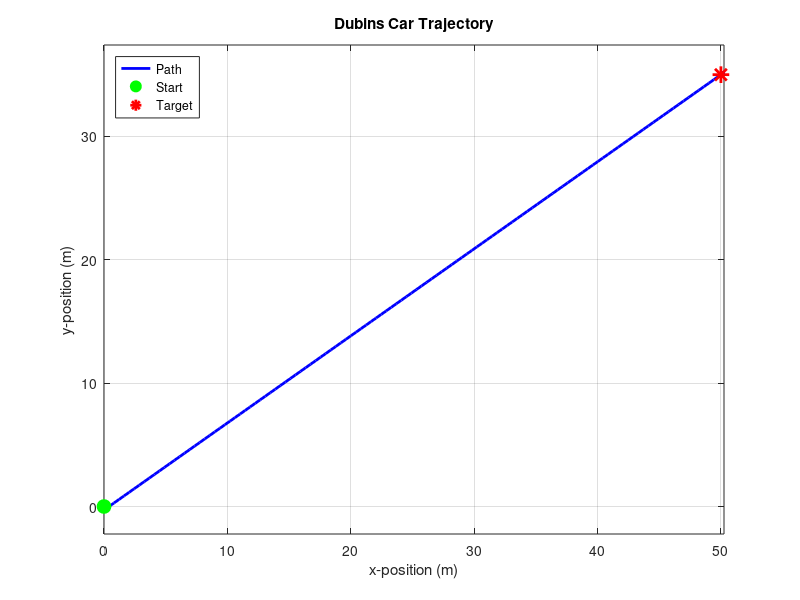
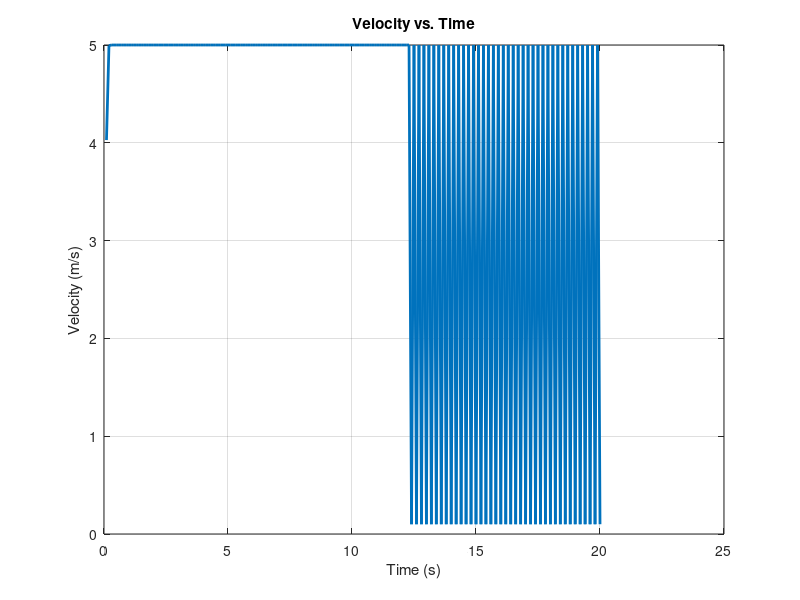
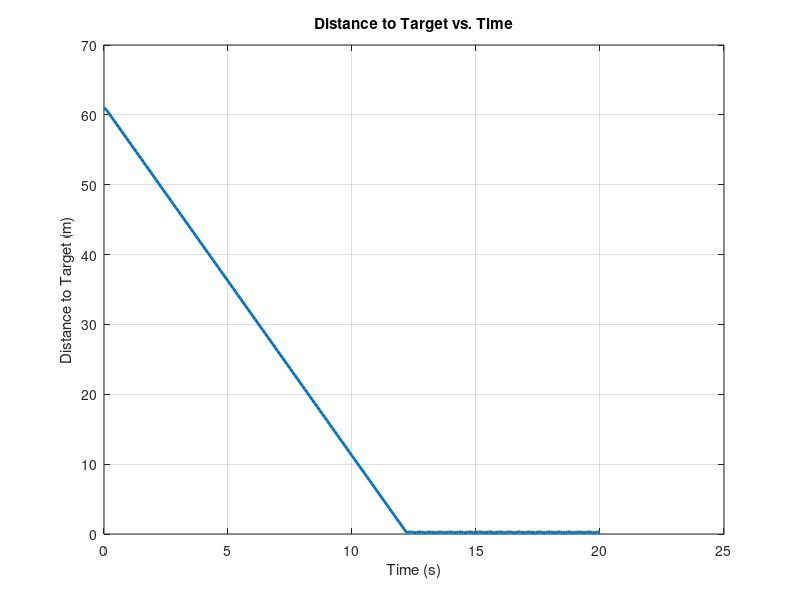

Write MATLAB code to recreate these figures, in order.
% Dubins Car Simulation with Proportional Control and Dynamic Velocity
%
% This script simulates the trajectory of a Dubins car model, which is a
% simplified representation of a wheeled vehicle that can only move forward
% and turn at a bounded rate. The simulation implements a proportional
% controller for steering and two different methods for dynamic velocity
% adjustment to navigate from a start point to a goal.

%% Workspace Initialization
% Clear workspace of all variables, close all figures, and clear the command window.
clear;
close all;
clc;

%% Simulation Parameters
% --- Control Gains and Setpoints ---
v_max = 5;          % Maximum allowable forward velocity of the car (m/s).
v_min = 0.1;        % Minimum forward velocity to ensure the car is always moving (m/s).
k_v = 1;            % Proportional gain for the distance-based velocity control method.
kappa = 10;         % Proportional gain for the steering controller (rad/s).
goal = [50; 35];    % Target position vector [x_goal; y_goal] (m).

% --- State and Time Configuration ---
initial_state = [0; 0; 0]; % Initial state vector [x_pos; y_pos; heading_angle] (m, m, rad).
dt = 0.1;           % Time step for the simulation (s).
t_max = 20;         % Maximum duration of the simulation (s).
threshold = 0.05;   % Distance threshold to the goal at which the simulation stops (m).

% --- Control Method Selection ---
% Selects the velocity control strategy.
% Method 1: Velocity is proportional to the inverse of the heading error.
%           (i.e., slow down when turning sharply).
% Method 2: Velocity is proportional to the distance to the goal.
%           (i.e., slow down when approaching the target).
method = 1;

%% Variable Initialization
% Initialize the state vector with the initial conditions.
states = initial_state;
% Create a history log of the state vector for plotting the trajectory.
state_history = states;
% Create a history log for the velocity magnitude.
v_history = [];
% Create a history log for time.
time_history = 0;
% Initialize the simulation time counter.
t = 0;

%% Main Simulation Loop
% The loop runs until the maximum simulation time is reached or the car
% reaches the goal.
while t < t_max
    % Extract current state components for clarity.
    px = states(1);     % Current x-position
    py = states(2);     % Current y-position
    theta = states(3);  % Current heading angle

    % Calculate the Euclidean distance to the goal.
    d = sqrt((goal(1) - px)^2 + (goal(2) - py)^2);

    % Check for goal completion. If the car is within the threshold
    % distance, stop the car and exit the loop.
    if d < threshold
        v = 0; % Set final velocity to zero.
        break;
    end

    % --- Proportional Control Law ---
    % Calculate the desired heading angle towards the goal.
    theta_d = atan2(goal(2) - py, goal(1) - px);

    % Calculate the heading error. The result is wrapped to the [-pi, pi]
    % interval to ensure the shortest turn direction is chosen.
    e_theta = atan2(sin(theta_d - theta), cos(theta_d - theta));

    % Calculate the steering control input (angular velocity) using a
    % proportional controller.
    u1 = kappa * e_theta;

    % --- Dynamic Velocity Control ---
    % Adjust the forward velocity 'v' based on the selected method.
    if method == 1
        % Heading-based velocity: Slow down when the heading error is large.
        v = v_max * (1 - abs(e_theta)/pi);
        v = max(v, v_min); % Ensure velocity does not fall below the minimum.
    elseif method == 2
        % Distance-based velocity: Slow down as the car approaches the goal.
        v = min(k_v * d, v_max); % Velocity is proportional to distance, capped by v_max.
        v = max(v, v_min);       % Ensure velocity does not fall below the minimum.
    else
        error('Invalid method selected for velocity control.');
    end

    % --- State Update (Forward Euler Integration) ---
    % Update the car's position and heading based on the Dubins car model.
    px_next = px + v * cos(theta) * dt;
    py_next = py + v * sin(theta) * dt;
    theta_next = theta + u1 * dt;
    states = [px_next; py_next; theta_next]; % Assemble the new state vector.

    % --- History Logging ---
    % Append the new state, velocity, and time to their respective logs.
    state_history = [state_history, states];
    v_history = [v_history, v];
    time_history = [time_history, t + dt];

    % Increment simulation time.
    t = t + dt;
end

%% Plotting Results
% --- Trajectory Plot ---
figure;
plot(state_history(1, :), state_history(2, :), 'b-', 'LineWidth', 2);
hold on;
plot(initial_state(1), initial_state(2), 'go', 'MarkerFaceColor', 'g', 'MarkerSize', 10);
plot(goal(1), goal(2), 'r*', 'MarkerSize', 12, 'LineWidth', 2);
hold off;
axis equal; % Ensures the x and y axes have the same scale for a true-to-life path.
xlabel('x-position (m)');
ylabel('y-position (m)');
title('Dubins Car Trajectory');
legend('Path', 'Start', 'Target', 'Location', 'northwest');
grid on;

% --- Velocity vs. Time Plot ---
figure;
plot(time_history(2:end), v_history, 'LineWidth', 2);
xlabel('Time (s)');
ylabel('Velocity (m/s)');
title('Velocity vs. Time');
grid on;

% --- Distance to Target vs. Time Plot ---
% Calculate the distance to the goal at each time step.
distance_history = sqrt(sum((state_history(1:2, :) - goal).^2, 1));
figure;
plot(time_history, distance_history, 'LineWidth', 2);
xlabel('Time (s)');
ylabel('Distance to Target (m)');
title('Distance to Target vs. Time');
grid on;